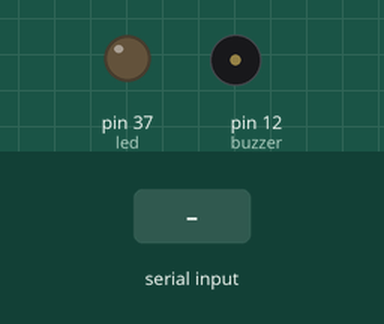
This program was run on a simulated Raspberry Pi (header pin numbers). Parts: output pins drawn as LEDs (lit = HIGH), buzzer (waves = sounding, pin HIGH). Inputs (shaded band) come from the test bench. Random numbers come from a fixed seed; the clock reads 2024-03-15 10:24:30 at power-on unless the program sets it; what the program prints to the terminal is not drawn.

Above: at 1.2 s.
1.3 s: "y" typed at the terminal, then Enter
2.8 s: "1" typed at the terminal, then Enter
At 9.7 s:
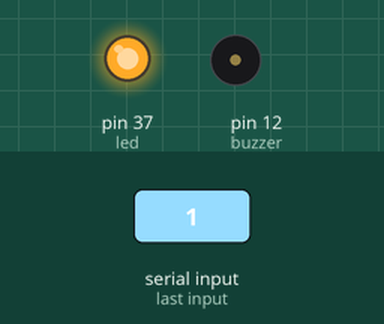
Timing chart, 0 to 10.3 s (numbered marks = the images above; inputs shaded):
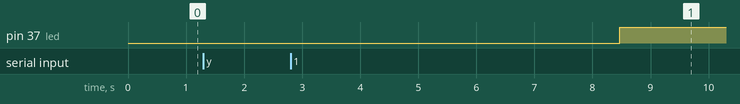

The program:

Raspi_game.py
```python
#!/usr/bin/python
import RPi.GPIO as GPIO
import time, random
GPIO.setmode(GPIO.BOARD)
# Set up the LED pin as an output
led = 37
GPIO.setup(led, GPIO.OUT)
GPIO.output(led, 0)
# Set up the pins that the buttons connect to as inputs
s1 = 11
s2 = 13
GPIO.setup(s1, GPIO.IN)
GPIO.setup(s2, GPIO.IN)
# Set up buzzer
buzzer = 12
GPIO.setup(buzzer, GPIO.OUT)
# Initialise PWM, 1kHz
p = GPIO.PWM(buzzer, 1000)
# Get player names
gameLoop = True
player_1Score = 0
player_2Score = 0
player1 = input("Enter Player 1’s name: ")
player2 = input("Enter Player 2’s name: ")
while gameLoop == True:
    gameLoop = False
    # Wait random number of seconds before turning LED on
    time.sleep(random.uniform(5, 10))
    GPIO.output(led,1)
    startTime = time.time()
    # Loop to wait until a button is pressed
    while GPIO.input(s1) == False and GPIO.input(s2) == False:
        pass
    # Determine which button was pressed
    if GPIO.input(s1) == True:
        print(player1 + " wins!")
        player_1Score += 1
    else:
        print(player2 + " wins!")
        player_2Score += 1
    reactionTime = str(time.time() - startTime)
    print("Reaction time: "+reactionTime+" S")
    # Button was pressed so sound buzzer for 0.5 seconds
    p.start(50) # 50% duty cycle
    time.sleep(0.5)
    p.stop()
    GPIO.output(led, 0)
    playerInput = input("Play again? (y/N): ")
    if playerInput == "y":
        gameLoop = True
    else:
        if player_1Score > player_2Score:
            print("Player 1 is overall winner with ",player_1Score," points")
        elif player_2Score > player_1Score:
            print("Player 2 is overall winner with ",player_2Score," points")
        else:
            print("Game is a draw")
GPIO.cleanup()
```

Measured:
- after the input at 1.3 s, every drawn part: stays the same
- after the input at 2.8 s, pin 37 (led): LOW → HIGH after 5.7 s
